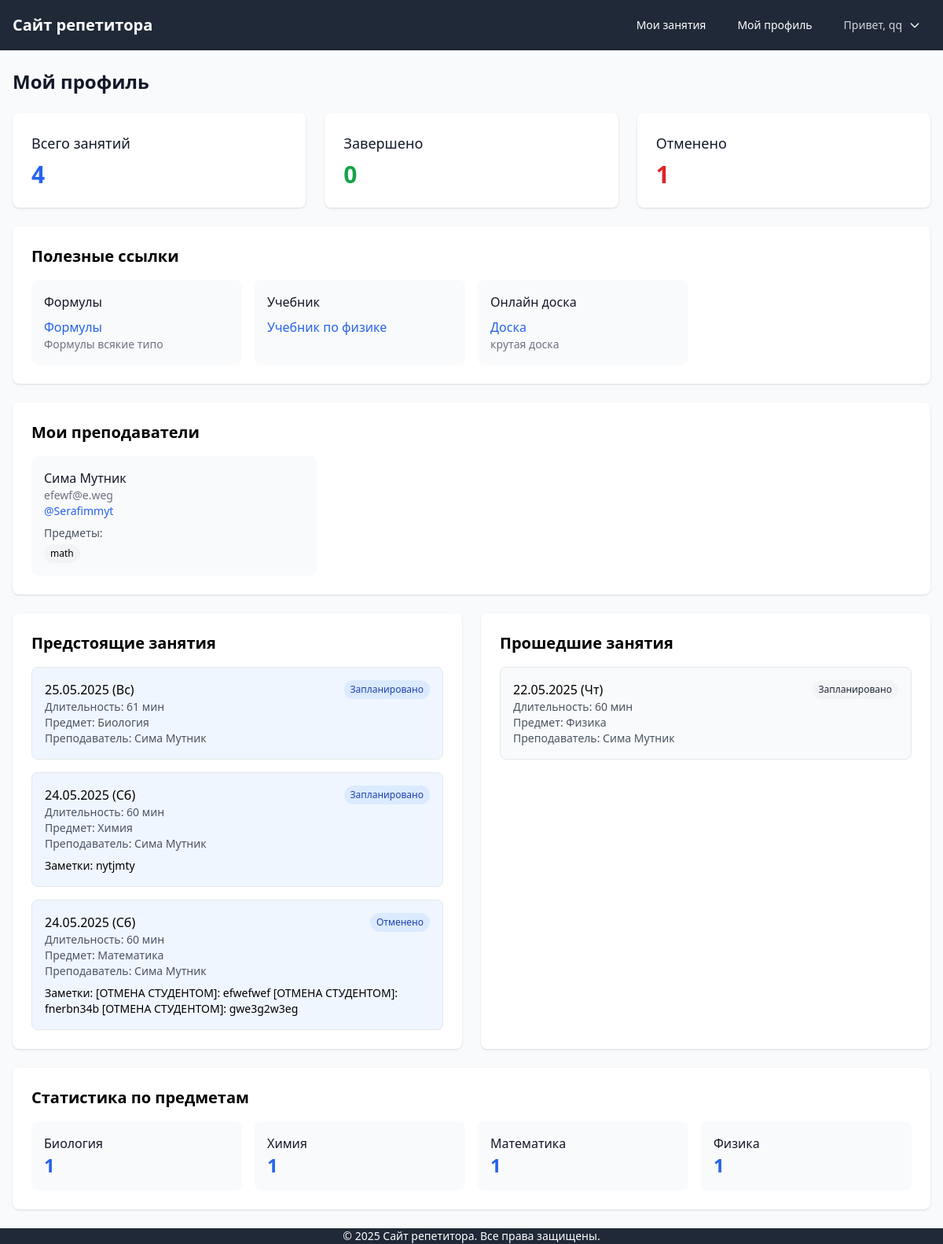
The page /student/profile/ (signed in) on the database as committed earlier.
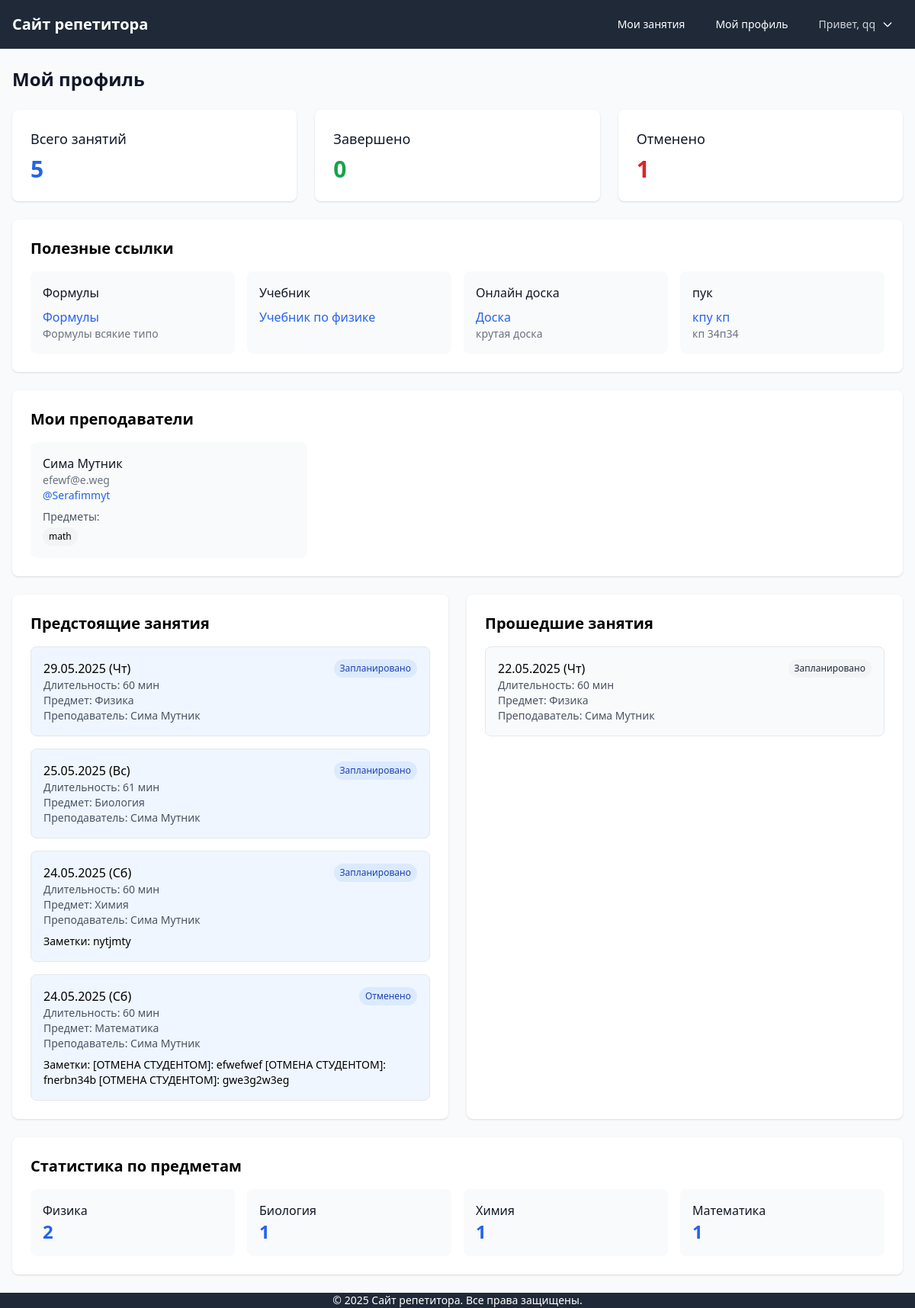
The same page on the database as committed later.
### scheduler/models.py (models this page shows, shortened)
class ResourceLink(models.Model):
    CATEGORY_CHOICES = [
        ('textbook', 'Учебник'),
        ('formulas', 'Формулы'),
        ('whiteboard', 'Онлайн доска'),
        ('other', 'Другое'),
    ]
    title = models.CharField(max_length=200)
    url = models.URLField()
    category = models.CharField(max_length=20, choices=CATEGORY_CHOICES)
    description = models.TextField(blank=True)
    created_at = models.DateTimeField(auto_now_add=True)
    created_by = models.ForeignKey(User, on_delete=models.CASCADE, related_name='created_resources')
    shared_with = models.ManyToManyField(User, related_name='available_resources', blank=True)

class TutorStudent(models.Model):
    tutor = models.ForeignKey(User, on_delete=models.CASCADE, related_name='students_list')
    student = models.ForeignKey(User, on_delete=models.CASCADE, related_name='tutors_list')
    created_at = models.DateTimeField(auto_now_add=True)
    is_active = models.BooleanField(default=True)
    subjects = models.JSONField(default=list, help_text='Список предметов, которые преподаёт')
    class Meta:
        unique_together = ['tutor', 'student']
        verbose_name = 'Связь преподаватель-ученик'
        verbose_name_plural = 'Связи преподаватель-ученик'

class UserProfile(models.Model):
    user = models.OneToOneField(User, on_delete=models.CASCADE, related_name='profile')
    telegram = models.CharField(max_length=100, blank=True, null=True, help_text='Telegram username')

class Lesson(models.Model):
    STATUS_CHOICES = [
        ('scheduled', 'Запланировано'),
        ('completed', 'Завершено'),
        ('cancelled', 'Отменено'),
    ]
    SUBJECT_CHOICES = [
        ('math', 'Математика'),
        ('physics', 'Физика'),
        ('chemistry', 'Химия'),
        ('biology', 'Биология'),
        ('english', 'Английский язык'),
        ('russian', 'Русский язык'),
        ('literature', 'Литература'),
        ('history', 'История'),
        ('geography', 'География'),
        ('other', 'Другое'),
    ]
    time_slot = models.OneToOneField(TimeSlot, on_delete=models.CASCADE, related_name='lesson')
    student = models.ForeignKey(User, on_delete=models.CASCADE, related_name='booked_lessons')
    status = models.CharField(max_length=20, choices=STATUS_CHOICES, default='scheduled')
    subject = models.CharField(max_length=20, choices=SUBJECT_CHOICES, default='math')
    notes = models.TextField(blank=True)
    created_at = models.DateTimeField(auto_now_add=True)
    updated_at = models.DateTimeField(auto_now=True)

class TimeSlot(models.Model):
    STATUS_CHOICES = [
        ('available', 'Доступно'),
        ('booked', 'Забронировано'),
        ('completed', 'Завершено'),
        ('cancelled', 'Отменено'),
    ]
    tutor = models.ForeignKey(User, on_delete=models.CASCADE, related_name='time_slots')
    student = models.ForeignKey(User, on_delete=models.SET_NULL, null=True, blank=True, related_name='booked_slots')
    datetime = models.DateTimeField()
    status = models.CharField(max_length=10, choices=STATUS_CHOICES, default='available')
    duration = models.IntegerField(default=60, help_text='Длительность в минутах')
    notes = models.TextField(blank=True)
    class Meta:
        unique_together = ['tutor', 'datetime']
        ordering = ['datetime']

### scheduler/views.py (the view, shortened to what this page needs)
# urls.py: path('student/profile/', views.student_profile, name='student_profile'),
@login_required
@user_passes_test(is_student)
def student_profile(request):
    lessons = Lesson.objects.filter(
        student=request.user
    ).order_by('-time_slot__datetime')
    upcoming_lessons = lessons.filter(time_slot__datetime__gte=timezone.now())
    past_lessons = lessons.filter(time_slot__datetime__lt=timezone.now())
    total_lessons = lessons.count()
    completed_lessons = lessons.filter(status='completed').count()
    cancelled_lessons = lessons.filter(status='cancelled').count()
    subjects_stats = {}
    for lesson in lessons:
        subject = lesson.get_subject_display()
        if subject not in subjects_stats:
            subjects_stats[subject] = 0
        subjects_stats[subject] += 1
    tutor_relations = TutorStudent.objects.filter(
        student=request.user,
        is_active=True
    ).select_related('tutor', 'tutor__profile')
    resource_links = {}
    for link in ResourceLink.objects.filter(shared_with=request.user).order_by('category', 'title'):
        category = link.get_category_display()
        if category not in resource_links:
            resource_links[category] = []
        resource_links[category].append(link)
    return render(request, 'scheduler/student/profile.html', {
        'upcoming_lessons': upcoming_lessons,
        'past_lessons': past_lessons,
        'total_lessons': total_lessons,
        'completed_lessons': completed_lessons,
        'cancelled_lessons': cancelled_lessons,
        'subjects_stats': subjects_stats,
        'tutor_relations': tutor_relations,
        'resource_links': resource_links,
        'is_tutor_view': request.user.groups.filter(name='Tutors').exists(),
        'viewed_user': request.user
    })

### scheduler/templatetags/scheduler_extras.py (called while the page is built)
@register.filter
def date_with_weekday(value):
    if not value:
        return ""
    weekdays = ['Пн', 'Вт', 'Ср', 'Чт', 'Пт', 'Сб', 'Вс']
    return f"{value.strftime('%d.%m.%Y')} ({weekdays[value.weekday()]})"

### scheduler/views.py (called while the page is built)
def is_student(user):
    return user.groups.filter(name='Students').exists()

### scheduler/templates/scheduler/student/profile.html (shortened to what the changed rows need)
{% extends 'base.html' %}
{% load scheduler_extras %}
{% block content %}
<div class="space-y-6">
    <div class="flex justify-between items-center">
        <div>
            <h1 class="text-2xl font-bold text-gray-900">
                {% if is_tutor_view %}
                    Профиль {{ viewed_user.get_full_name|default:viewed_user.username }}
                {% else %}
                    Мой профиль
                {% endif %}
            </h1>
        </div>
    </div>
    <div class="grid grid-cols-1 md:grid-cols-3 gap-6">
        <div class="bg-white shadow rounded-lg p-6">
            <h3 class="text-lg font-medium text-gray-900">Всего занятий</h3>
            <p class="mt-2 text-3xl font-bold text-blue-600">{{ total_lessons }}</p>
        </div>
    </div>
    <div class="bg-white shadow rounded-lg p-6">
        <div class="flex justify-between items-center mb-4">
            <h2 class="text-xl font-semibold">Полезные ссылки</h2>
        </div>
        {% if resource_links %}
            <div class="grid grid-cols-1 md:grid-cols-4 lg:grid-cols-4 gap-4">
                {% for category, links in resource_links.items %}
                    <div class="bg-gray-50 rounded-lg p-4">
                        <h3 class="font-medium text-gray-900 mb-2">{{ category }}</h3>
                        <div class="space-y-2">
                            {% for link in links %}
                                <div>
                                    <a href="{{ link.url }}" target="_blank" class="text-blue-600 hover:text-blue-800">
                                        {{ link.title }}
                                    </a>
                                    {% if link.description %}
                                        <p class="text-sm text-gray-500">{{ link.description }}</p>
                                    {% endif %}
                                </div>
                            {% endfor %}
                        </div>
                    </div>
                {% endfor %}
            </div>
        {% else %}
            <p class="text-gray-500">Пока нет добавленных ссылок</p>
        {% endif %}
    </div>
    <div class="bg-white shadow rounded-lg p-6">
        <h2 class="text-xl font-semibold mb-4">
            {% if is_tutor_view %}Преподаватели ученика{% else %}Мои преподаватели{% endif %}
        </h2>
        <div class="grid grid-cols-1 md:grid-cols-2 lg:grid-cols-3 gap-4">
            {% for relation in tutor_relations %}
            <div class="bg-gray-50 rounded-lg p-4">
                <h4 class="font-medium text-gray-900">{{ relation.tutor.get_full_name|default:relation.tutor.username }}</h4>
                <p class="text-sm text-gray-500">{{ relation.tutor.email }}</p>
                {% if relation.tutor.profile.telegram %}
                    <p class="text-sm text-blue-600">
                        <a href="https://t.me/{{ relation.tutor.profile.telegram }}" target="_blank">
                            @{{ relation.tutor.profile.telegram }}
                        </a>
                    </p>
                {% endif %}
                {% if relation.subjects %}
                    <div class="mt-2">
                        <p class="text-sm text-gray-600">Предметы:</p>
                        <div class="flex flex-wrap gap-1 mt-1">
                            {% for subject in relation.subjects %}
                                <span class="px-2 py-1 text-xs bg-gray-100 rounded-full">{{ subject }}</span>
                            {% endfor %}
                        </div>
                    </div>
                {% endif %}
            </div>
            {% empty %}
            <div class="col-span-3 text-center text-gray-500">
                {% if is_tutor_view %}У ученика пока нет преподавателей{% else %}У вас пока нет преподавателей{% endif %}
            </div>
            {% endfor %}
        </div>
    </div>
    <div class="grid grid-cols-1 md:grid-cols-2 gap-6">
        <div class="bg-white shadow rounded-lg p-6">
            <h2 class="text-xl font-semibold mb-4">Предстоящие занятия</h2>
            {% if upcoming_lessons %}
                <div class="space-y-4">
                    {% for lesson in upcoming_lessons %}
                        <div class="border rounded-lg p-4 bg-blue-50">
                            <div class="flex justify-between items-start">
                                <div>
                                    <p class="font-medium">{{ lesson.time_slot.datetime|date_with_weekday }}</p>
                                    <p class="text-sm text-gray-600">Длительность: {{ lesson.time_slot.duration }} мин</p>
                                    <p class="text-sm text-gray-600">Предмет: {{ lesson.get_subject_display }}</p>
                                    <p class="text-sm text-gray-600">Преподаватель: {{ lesson.time_slot.tutor.get_full_name|default:lesson.time_slot.tutor.username }}</p>
                                </div>
                                <span class="px-2 py-1 text-xs rounded-full bg-blue-100 text-blue-800">
                                    {{ lesson.get_status_display }}
                                </span>
                            </div>
                            {% if lesson.notes %}
                                <p class="mt-2 text-sm">Заметки: {{ lesson.notes }}</p>
                            {% endif %}
                        </div>
                    {% endfor %}
                </div>
            {% else %}
                <p class="text-gray-500">Нет предстоящих занятий</p>
            {% endif %}
        </div>
        <div class="bg-white shadow rounded-lg p-6">
            <h2 class="text-xl font-semibold mb-4">Прошедшие занятия</h2>
            {% if past_lessons %}
                <div class="space-y-4">
                    {% for lesson in past_lessons %}
                        <div class="border rounded-lg p-4 bg-gray-50">
                            <div class="flex justify-between items-start">
                                <div>
                                    <p class="font-medium">{{ lesson.time_slot.datetime|date_with_weekday }}</p>
                                    <p class="text-sm text-gray-600">Длительность: {{ lesson.time_slot.duration }} мин</p>
                                    <p class="text-sm text-gray-600">Предмет: {{ lesson.get_subject_display }}</p>
                                    <p class="text-sm text-gray-600">Преподаватель: {{ lesson.time_slot.tutor.get_full_name|default:lesson.time_slot.tutor.username }}</p>
                                </div>
                                <span class="px-2 py-1 text-xs rounded-full
                                    {% if lesson.status == 'completed' %}bg-green-100 text-green-800
                                    {% elif lesson.status == 'cancelled' %}bg-red-100 text-red-800
                                    {% else %}bg-gray-100 text-gray-800{% endif %}">
                                    {{ lesson.get_status_display }}
                                </span>
                            </div>
                        </div>
                    {% endfor %}
                </div>
            {% else %}
                <p class="text-gray-500">Нет прошедших занятий</p>
            {% endif %}
        </div>
    </div>
    <div class="bg-white shadow rounded-lg p-6">
        <h2 class="text-xl font-semibold mb-4">Статистика по предметам</h2>
        <div class="grid grid-cols-2 md:grid-cols-3 lg:grid-cols-4 gap-4">
            {% for subject, count in subjects_stats.items %}
            <div class="bg-gray-50 rounded-lg p-4">
                <h4 class="font-medium text-gray-900">{{ subject }}</h4>
                <p class="text-2xl font-bold text-blue-600">{{ count }}</p>
            </div>
            {% endfor %}
        </div>
    </div>
</div>
{% endblock %}

Rows that differ between the two databases and show on the page:
added ResourceLink: category "пук", title "кпу кп", description "кп 34п34"
added Lesson: time_slot.datetime "29.05.2025 (Чт)", time_slot.duration "60", subject "Физика", time_slot.tutor.get_full_name "Сима Мутник", status "Запланировано", shown under "Предстоящие занятия"
Other text that changed with them:
{{ total_lessons }}: "4" → "5"
new list line: "Физика 2"
list line gone: "Физика 1"
